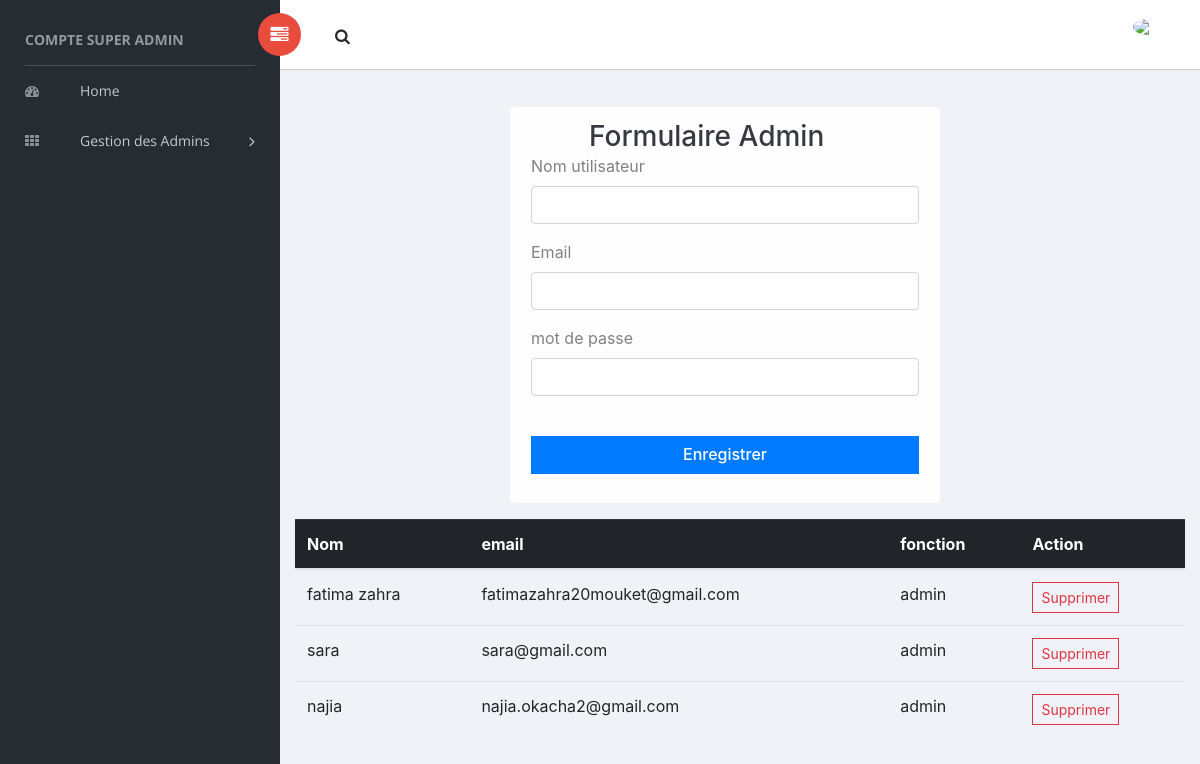
/add_admin.php (signed in), run on an earlier commit of the app's database.
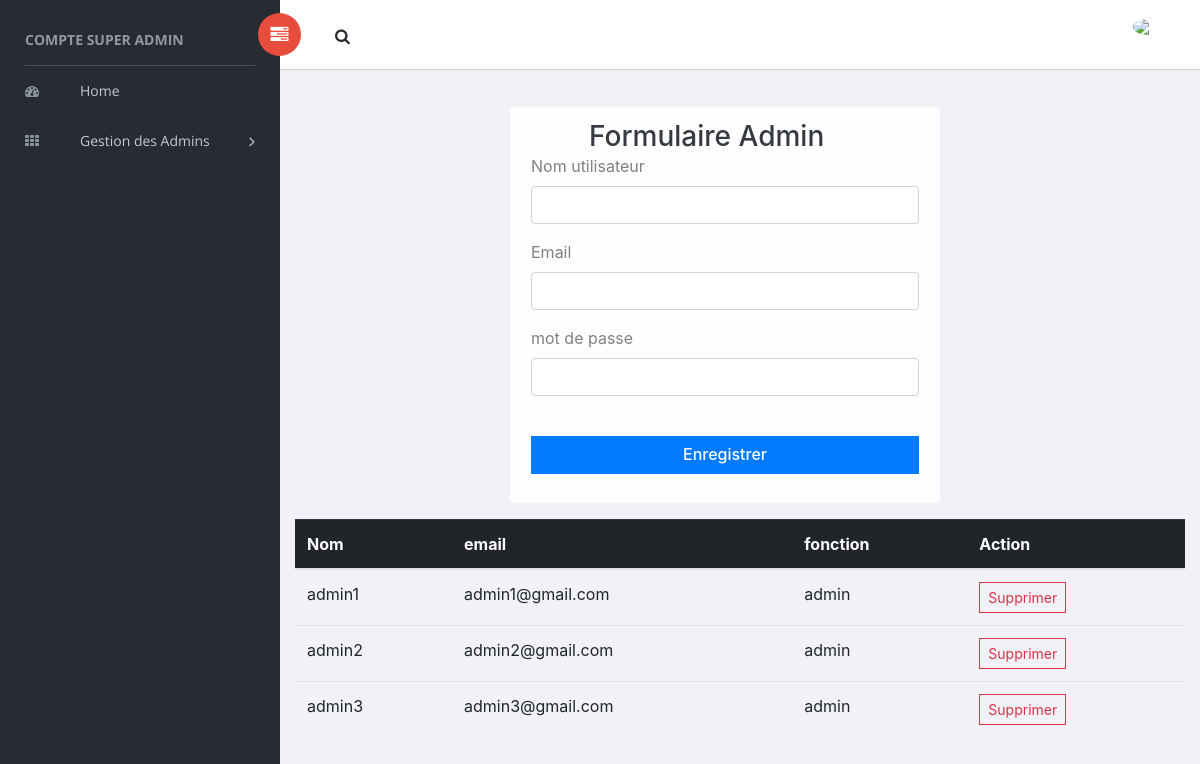
And on a later commit of the database.
### tables this page shows
CREATE TABLE `users` (
  `id` int(11) NOT NULL,
  `username` varchar(100) NOT NULL,
  `email` varchar(100) NOT NULL,
  `type` varchar(100) NOT NULL,
  `password` varchar(100) NOT NULL
);

### add_admin.php (the view, shortened to what this page needs)
 <?php
       if($_SESSION["type"] =="super admin"){
	    ?>
<!doctype html>
<html class="no-js" lang="en">
<head>
    <link rel="stylesheet" href="vendors/bootstrap/dist/css/bootstrap.min.css">
    <link rel="stylesheet" href="vendors/font-awesome/css/font-awesome.min.css">
    <link rel="stylesheet" href="vendors/themify-icons/css/themify-icons.css">
    <link rel="stylesheet" href="vendors/flag-icon-css/css/flag-icon.min.css">
    <link rel="stylesheet" href="vendors/selectFX/css/cs-skin-elastic.css">
    <link rel="stylesheet" href="vendors/jqvmap/dist/jqvmap.min.css">
    <link rel="stylesheet" href="assets/css/style.css">
</head>
<body>
    <aside id="left-panel" class="left-panel">
        <nav class="navbar navbar-expand-sm navbar-default">
            <div id="main-menu" class="main-menu collapse navbar-collapse">
                <ul class="nav navbar-nav">
                <h3 class="menu-title"> COMPTE <?PHP ECHO  $_SESSION['type']?> </h3>
					<li>
                        <a href="indexsuperadmin.php"> <i class="menu-icon fa fa-dashboard"></i>Home </a>
                    </li>
                    <li class="menu-item-has-children dropdown">
                        <a href="add_admin.php"   aria-expanded="false"> <i class="menu-icon fa fa-th"></i>Gestion des Admins </a>
                    </li>
            </div>
        </nav>
    </aside>
    <div id="right-panel" class="right-panel">
        <header id="header" class="header">
            <div class="header-menu">
                <div class="col-sm-7">
                    <a id="menuToggle" class="menutoggle pull-left"><i class="fa fa fa-tasks"></i></a>
                    <div class="header-left">
                        <button class="search-trigger"><i class="fa fa-search"></i></button>
                    </div>
                </div>
                <div class="col-sm-5">
                    <div class="user-area dropdown float-right">
                    <a href="#" class="dropdown-toggle" data-toggle="dropdown" aria-haspopup="true" aria-expanded="false">
                            <img class="user-avatar rounded-circle" src="profile.jpg" >
                        </a>
                    </div>
            </div>
        </header>
        <div class="content mt-3">
	<div >
    <div class="super-form">
	<div class="content mt-3">
		<div class="col-sm-8 col-lg-6 alert alert-light" style="margin-left: 200px">
		<div style="margin-left: 58px" >
		 <h3 class="text-dark">Formulaire Admin</h3>
	     </div>
			<form method="POST" action="add_a.php" >
				<div class="form-group">
					<label>Nom utilisateur</label>
					<input class="form-control" type="text" name="username"/>
				</div>
				<div class="form-group">
					<label>Email</label>
					<input class="form-control" type="text" name="email"/>
				</div>
				<div class="form-group">
					<label>mot de passe</label>
					<input class="form-control" type="password" name="password"/>
				</div>
                <br>
				<div class="form-group">
					<button class="btn btn-primary form-control" type="submit" name="save" ><h6>Enregistrer</h6></button>
				</div>
			</form>
       </div>
		</div><div style="height: 100px"></div>
			<table class="table table-hover">
				<thead class="table-dark">
					<tr>
						<th>Nom</th>
						<th>email</th>
						<th>fonction</th>
                        <th>Action</th>
					</tr>
				</thead>
				<tbody>
					<?php
						require 'conn.php';
						$sql = $conn->prepare("SELECT * FROM `users` where type='admin' ");
						$sql->execute();
						while($fetch = $sql->fetch()){
					?>
					<tr>
						<td><?php echo $fetch['username']?></td>
						<td><?php echo $fetch['email']?></td>
						<td><?php echo $fetch['type']?></td>
						<td> <a class="btn btn-outline-danger btn-sm" href="deleteadmin.php?id=<?php echo $fetch['id']?>">Supprimer</a></td>
					</tr>
					<?php
						}
					?>
				</tbody>
			</table>
		</div>
	</div>
</body>
</html>
<?php } ?>

What changed in the data, as far as the page shows it:
removed users: username "fatima zahra", email "fatimazahra20mouket@gmail.com", type "admin"
removed users: username "sara", email "sara@gmail.com", type "admin"
removed users: username "najia", email "najia.okacha2@gmail.com", type "admin"
added users: username "admin1", email "admin1@gmail.com", type "admin"
added users: username "admin2", email "admin2@gmail.com", type "admin"
added users: username "admin3", email "admin3@gmail.com", type "admin"
